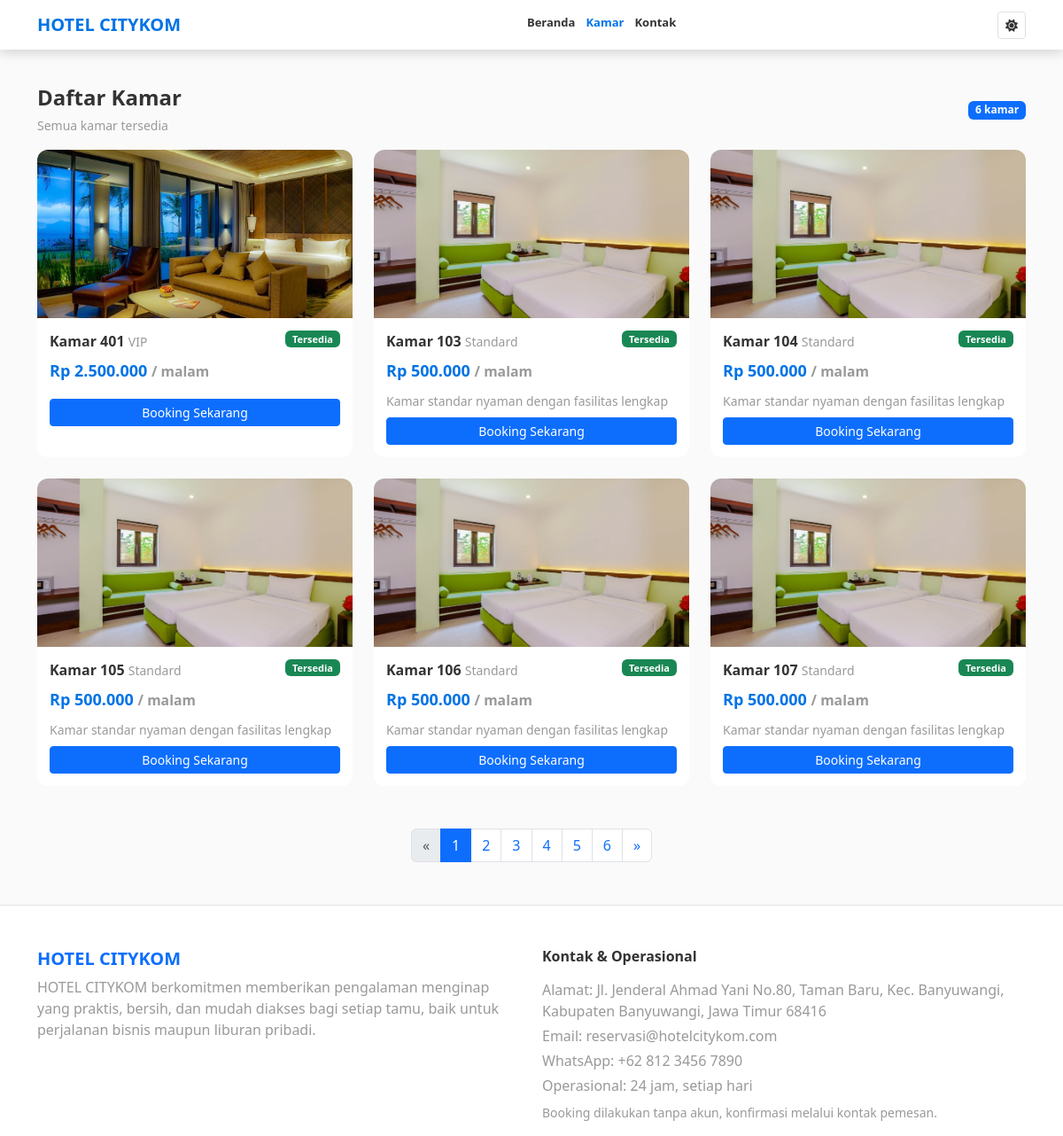
Before: /rooms with the older database file.
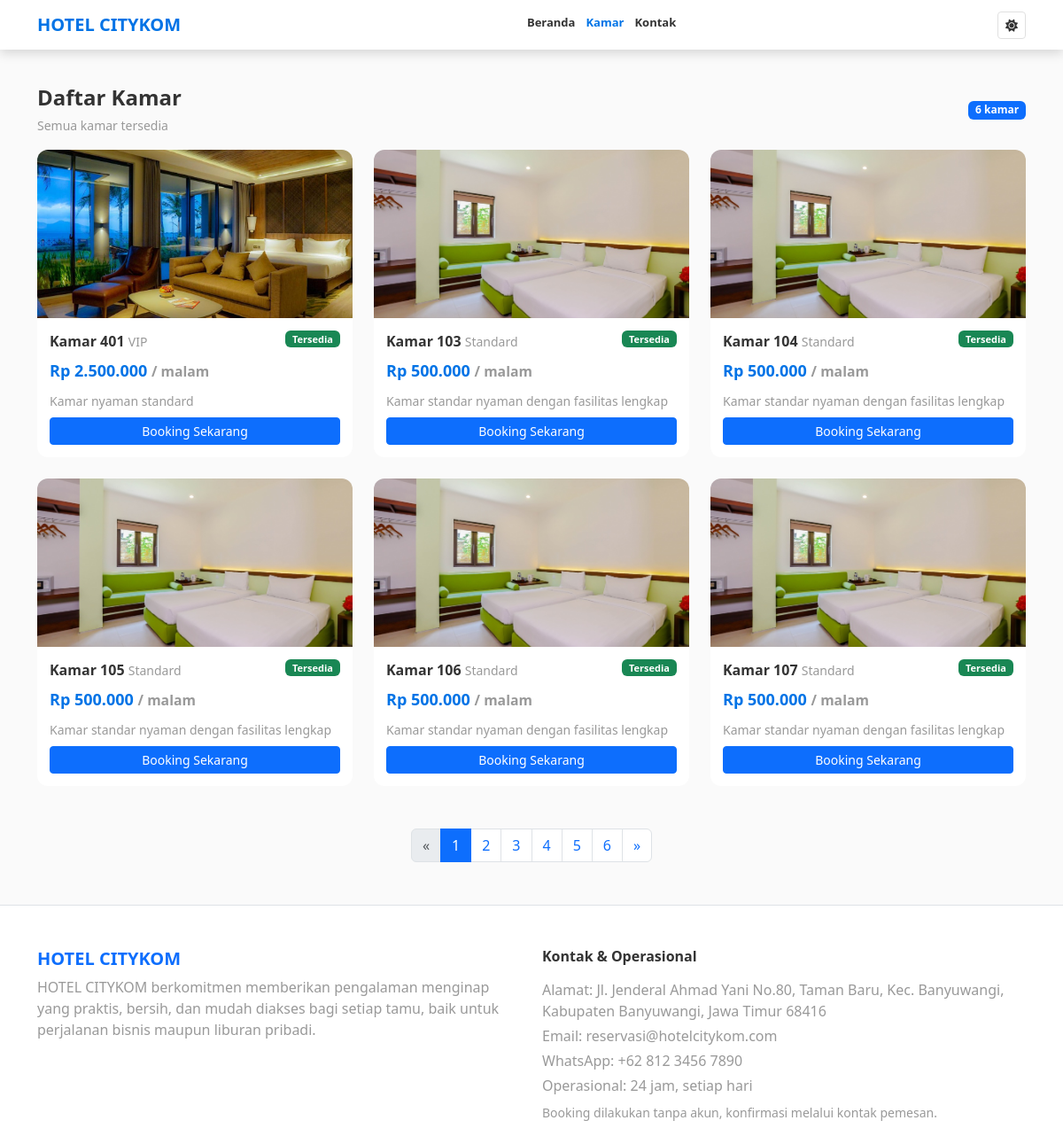
After: the same page with the newer database file.
### tables this page shows
CREATE TABLE kamar (
            id_kamar INTEGER PRIMARY KEY AUTOINCREMENT,
            nomor_kamar TEXT NOT NULL,
            tipe_kamar TEXT NOT NULL,
            harga_per_malam INTEGER NOT NULL,
            status TEXT NOT NULL,
            deskripsi TEXT,
            filename TEXT
        );

### app.py (the view)
@app.route("/rooms")
def user_rooms():
    kategori = request.args.get("kategori")
    page = request.args.get("page", 1, type=int)
    per_page = 6
    offset = (page - 1) * per_page
    conn = get_db()
    cur = conn.cursor()
    if kategori:
        cur.execute("SELECT COUNT(*) FROM kamar WHERE status = ? AND tipe_kamar = ?", ("Tersedia", kategori))
    else:
        cur.execute("SELECT COUNT(*) FROM kamar WHERE status = ?", ("Tersedia",))
    total_rooms = cur.fetchone()[0]
    if kategori:
        cur.execute(
            "SELECT * FROM kamar WHERE status = ? AND tipe_kamar = ? ORDER BY id_kamar ASC LIMIT ? OFFSET ?",
            ("Tersedia", kategori, per_page, offset),
        )
    else:
        cur.execute(
            "SELECT * FROM kamar WHERE status = ? ORDER BY id_kamar ASC LIMIT ? OFFSET ?",
            ("Tersedia", per_page, offset),
        )
    kamars = cur.fetchall()
    conn.close()
    total_pages = (total_rooms + per_page - 1) // per_page
    return render_template(
        "user/rooms.html",
        kamars=kamars,
        kategori=kategori,
        page=page,
        total_pages=total_pages
    )

### app.py (called while the page is built)
@app.template_filter("rupiah")
def rupiah_filter(value):
    try:
        amount = float(value)
    except (TypeError, ValueError):
        return value
    return ("Rp " + format(int(round(amount)), ",")).replace(",", ".")

def get_db():
    conn = sqlite3.connect(DB_FILE)
    conn.row_factory = sqlite3.Row
    return conn

### templates/user/rooms.html (shortened to what this page needs)
<!DOCTYPE html>
<html lang="en">
<head>
  <link href="https://cdn.jsdelivr.net/npm/bootstrap@5.3.0/dist/css/bootstrap.min.css" rel="stylesheet">
  <link rel="stylesheet" href="https://cdnjs.cloudflare.com/ajax/libs/font-awesome/6.4.0/css/all.min.css">
  <link rel="stylesheet" href="{{ url_for('static', filename='css/theme.css') }}">
</head>
<body>
  <nav class="navbar p-2">
    <div class="container d-flex align-items-center justify-content-between gap-2">
      <span class="navbar-brand fw-bold fs-5 mb-0">HOTEL CITYKOM</span>
      <div class="navbar-links d-none d-md-flex align-items-center">
        <a href="{{ url_for('user_index') }}"
          class="{% if request.endpoint == 'user_index' %}active{% endif %}">Beranda</a>
        <a href="{{ url_for('user_rooms') }}"
          class="{% if request.endpoint in ['user_rooms','kamar_detail'] %}active{% endif %}">Kamar</a>
        <a href="{{ url_for('contact') }}" class="{% if request.endpoint == 'contact' %}active{% endif %}">Kontak</a>
      </div>
      <button class="btn btn-outline-dark btn-sm d-none d-md-inline" id="darkToggleDesktop"><i
          class="fa-solid fa-sun"></i></button>
    </div>
  </nav>
  <div class="container mt-4 mb-5">
    <div class="d-flex justify-content-between align-items-center mb-3">
      <div>
        <h4 class="fw-bold mb-1">Daftar Kamar</h4>
        {% if kategori %}
        <small class="text-muted">Filter: {{ kategori }}</small>
        {% else %}
        <small class="text-muted">Semua kamar tersedia</small>
        {% endif %}
      </div>
      <span class="badge bg-primary">{{ kamars|length }} kamar</span>
    </div>
    <div class="row g-4">
      {% for kamar in kamars %}
      <div class="col-12 col-md-6 col-lg-4">
        <div class="product-card">
          {% if kamar['filename'] %}
          <img src="{{ url_for('static', filename='images/kamar/' ~ kamar['filename']) }}"
            alt="Kamar {{ kamar['tipe_kamar'] }}">
          {% else %}
          <img src="{{ url_for('static', filename='images/hotel/default.jpg') }}" alt="Kamar {{ kamar['tipe_kamar'] }}">
          {% endif %}
          <div class="product-card-content">
            <div class="d-flex justify-content-between align-items-start mb-2">
              <div>
                <a href="{{ url_for('kamar_detail', tipe=kamar['tipe_kamar']) }}"
                  class="product-card-title text-decoration-none">Kamar {{ kamar['nomor_kamar'] }}</a>
                <small class="text-muted">{{ kamar['tipe_kamar'] }}</small>
              </div>
              <span
                class="badge badge-status {% if kamar['status'] == 'Tersedia' %}bg-success{% else %}bg-secondary{% endif %}">{{
                kamar['status'] }}</span>
            </div>
            <div class="product-card-price">{{ kamar['harga_per_malam']|rupiah }} <small class="text-muted">/
                malam</small></div>
            <p class="mb-2 small text-muted">{{ kamar['deskripsi'] }}</p>
            <a href="{{ url_for('user_booking', id_kamar=kamar['id_kamar']) }}"
              class="btn btn-primary btn-sm w-100">Booking Sekarang</a>
          </div>
        </div>
      </div>
      {% else %}
      <div class="col-12">
        <div class="alert alert-light text-center">Belum ada data kamar.</div>
      </div>
      {% endfor %}
    </div>
  </div>
  {% if total_pages > 1 %}
  <nav aria-label="Page navigation" class="mt-4">
    <ul class="pagination request-pagination justify-content-center">
      <li class="page-item {% if page == 1 %}disabled{% endif %}">
        <a class="page-link" href="{{ url_for('user_rooms', page=page-1, kategori=kategori) if page > 1 else '#' }}"
          aria-label="Previous">
          <span aria-hidden="true">&laquo;</span>
        </a>
      </li>
      {% for p in range(1, total_pages + 1) %}
      <li class="page-item {% if p == page %}active{% endif %}">
        <a class="page-link" href="{{ url_for('user_rooms', page=p, kategori=kategori) }}">{{ p }}</a>
      </li>
      {% endfor %}
      <li class="page-item {% if page == total_pages %}disabled{% endif %}">
        <a class="page-link"
          href="{{ url_for('user_rooms', page=page+1, kategori=kategori) if page < total_pages else '#' }}"
          aria-label="Next">
          <span aria-hidden="true">&raquo;</span>
        </a>
      </li>
    </ul>
  </nav>
  {% endif %}
  <footer class="bg-light text-dark pt-5 pb-3 mt-5 border-top">
    <div class="container">
      <div class="row gy-4">
        <div class="col-12 col-md-6">
          <h5 class="fw-bold text-primary mb-2">HOTEL CITYKOM</h5>
          <p class="mb-0 text-muted">
            HOTEL CITYKOM berkomitmen memberikan pengalaman menginap yang praktis, bersih, dan mudah diakses bagi setiap
            tamu, baik untuk perjalanan bisnis maupun liburan pribadi.
          </p>
        </div>
        <div class="col-12 col-md-6">
          <h6 class="fw-semibold mb-3">Kontak & Operasional</h6>
          <p class="mb-1 text-muted">Alamat: Jl. Jenderal Ahmad Yani No.80, Taman Baru, Kec. Banyuwangi, Kabupaten
            Banyuwangi, Jawa Timur 68416</p>
          <p class="mb-1 text-muted">Email: <a href="mailto:reservasi@hotelcitykom.com"
              class="text-decoration-none text-muted">reservasi@hotelcitykom.com</a></p>
          <p class="mb-1 text-muted">WhatsApp: <a href="https://wa.me/6281234567890"
              class="text-decoration-none text-muted">+62 812 3456 7890</a></p>
          <p class="mb-2 text-muted">Operasional: 24 jam, setiap hari</p>
          <p class="small mb-0 text-muted">Booking dilakukan tanpa akun, konfirmasi melalui kontak pemesan.</p>
        </div>
      </div>
    </div>
  </footer>
</body>
</html>

### static/css/theme.css (style rules this page uses)
:root { --bg-primary: #fafafa; --bg-secondary: #ffffff; --bg-tertiary: #f5f5f5; --text-primary: #333333; --text-secondary: #666666; --text-muted: #999999; --border-color: #e0e0e0; --border-dark: #cccccc; --shadow-sm: rgba(0, 0, 0, 0.08); --shadow-md: rgba(0, 0, 0, 0.12); --shadow-lg: rgba(0, 0, 0, 0.15); --accent-color: #0073e6; --accent-hover: #005bb5; --navbar-bg: rgba(255, 255, 255, 0.95); --card-bg: #ffffff; --input-bg: #ffffff; --input-border: #e0e0e0; --bottom-nav-bg: #ffffff; --bottom-nav-border: #e0e0e0; }
body { background-color: var(--bg-primary); color: var(--text-primary); transition: background-color 0.3s ease, color 0.3s ease; }
.navbar { background: var(--navbar-bg) !important; border-bottom-color: var(--border-dark) !important; }
.navbar-brand { color: var(--accent-color) !important; }
.navbar-links a { color: var(--text-primary) !important; }
.navbar-links a.active { color: var(--accent-color) !important; border-bottom-color: var(--accent-color) !important; }
.card, .product-card { background-color: var(--card-bg); border-color: var(--border-color); transition: background-color 0.3s ease, border-color 0.3s ease; }
.product-card-title { color: var(--text-primary); }
.text-muted { color: var(--text-muted) !important; }
.btn-outline-dark { border-color: var(--border-color); color: var(--text-primary); }
footer { background-color: var(--card-bg) !important; color: var(--text-secondary); border-top-color: var(--border-color) !important; }
footer a { color: var(--text-muted); }
.bg-light { background-color: var(--card-bg) !important; }
.text-dark { color: var(--text-primary) !important; }

### templates/user/rooms.html (style rules this page uses)
body { padding-top: 72px; }
.navbar { position: fixed; top: 0; left: 0; right: 0; z-index: 1200; box-shadow: 0 4px 12px var(--shadow-lg); }
.navbar-links a { text-decoration: none; font-weight: 600; font-size: 13px; margin-left: 12px; padding-bottom: 4px; }
@media (min-width: 768px) { body { padding-bottom: 0 !important; } }
.product-card { border-radius: 12px; overflow: hidden; display: flex; flex-direction: column; height: 100%; transition: transform 0.2s ease; }
.product-card img { width: 100%; height: 190px; object-fit: cover; }
.product-card-content { padding: 14px; display: flex; flex-direction: column; height: 100%; }
.product-card-title { font-size: 16px; font-weight: 600; margin-bottom: 6px; }
.product-card-price { font-size: 18px; font-weight: 700; color: var(--accent-color); margin-bottom: 10px; }
.badge-status { font-size: 11px; padding: 4px 8px; }

Changed rows visible on the page:
changed kamar "Rp 2.500.000": deskripsi (not shown) → "Kamar nyaman standard"
